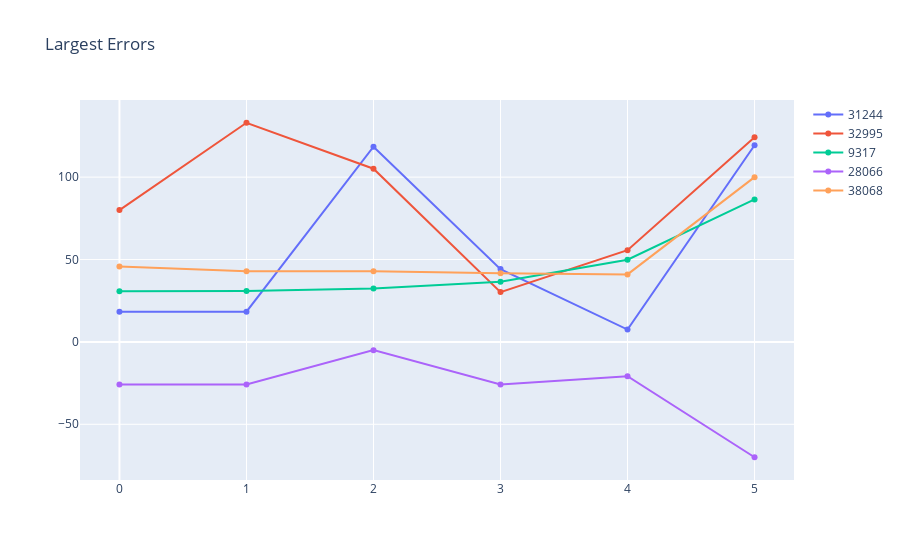

Notebook cell for this chart:
### Code cell
fig = go.Figure()
for i in big_errs.index:
    trace = go.Scatter(x=np.arange(6), y=big_errs.loc[i], name=i)
    fig.add_trace(trace)
fig.update_xaxes(dtick=1)
fig.update_layout(title='Largest Errors')
fig.show()

### Figure 1 — Plotly figure (JSON) as saved in the notebook; plotly's stock layout.template omitted (floating-point values rounded to 4 significant figures)
{"data": [{"name": "31244", "type": "scatter", "x": [0, 1, 2, 3, 4, 5], "y": [18.35, 18.35, 118.5, 44.17, 7.49, 119.4]}, {"name": "32995", "type": "scatter", "x": [0, 1, 2, 3, 4, 5], "y": [80.01, 133, 105.1, 30.22, 55.67, 124.2]}, {"name": "9317", "type": "scatter", "x": [0, 1, 2, 3, 4, 5], "y": [30.71, 30.93, 32.34, 36.51, 49.9, 86.44]}, {"name": "28066", "type": "scatter", "x": [0, 1, 2, 3, 4, 5], "y": [-25.8, -25.8, -4.99, -25.8, -20.8, -70]}, {"name": "38068", "type": "scatter", "x": [0, 1, 2, 3, 4, 5], "y": [45.77, 42.91, 42.95, 41.7, 40.96, 100]}], "layout": {"title": {"text": "Largest Errors"}, "xaxis": {"dtick": 1}}}
